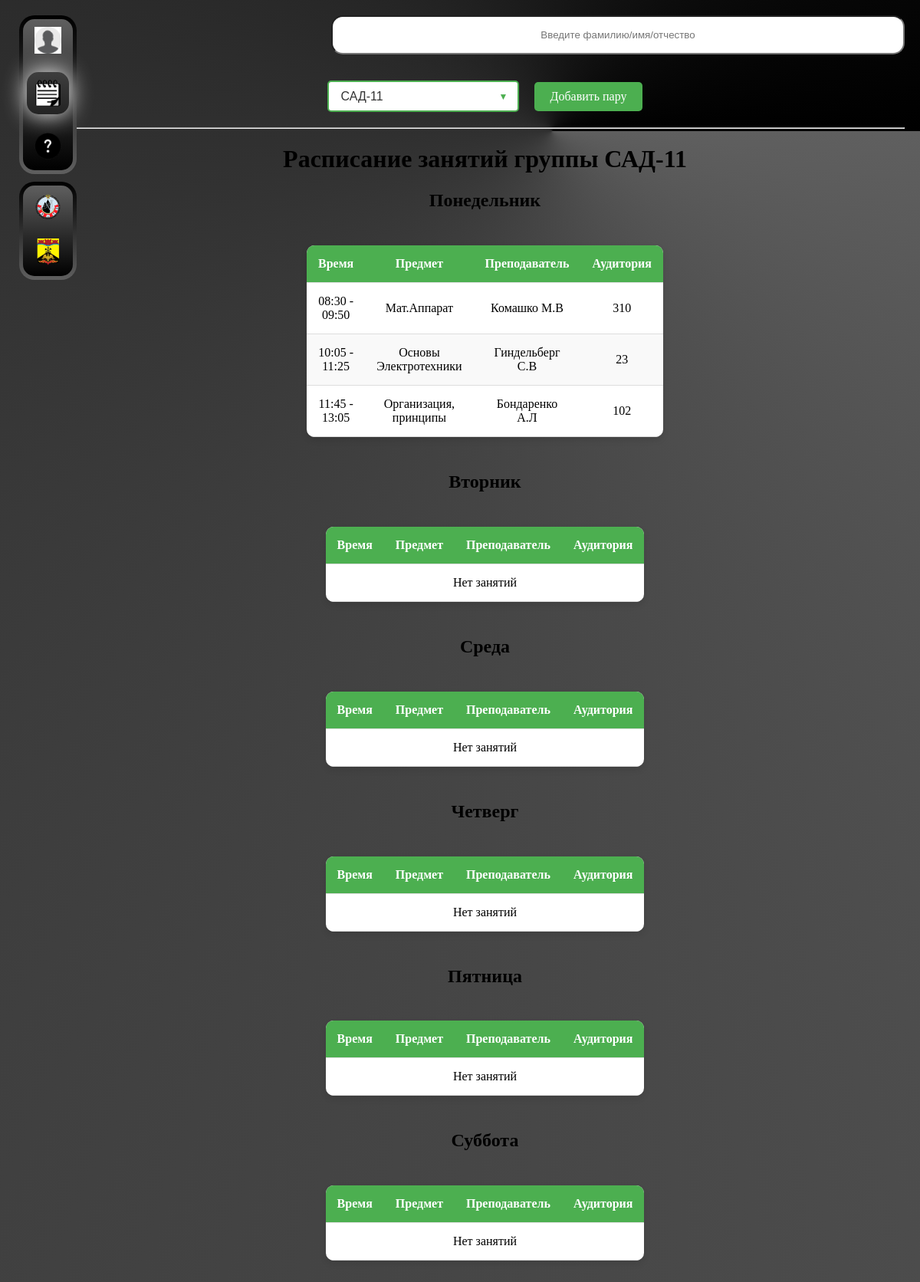
The page /schedule/group/1/ (signed in) on the database its author committed.
### main/models.py (models this page shows, shortened)
class Groups(models.Model):
    name = models.CharField(max_length=255, verbose_name="Название группы", default='')
    course = models.CharField(max_length=2,choices=Course.COURSE, verbose_name="Курс", default='11')
    class Meta:
        verbose_name = "Группа"
        verbose_name_plural = "Группы"

class Schedule(models.Model):
    WEEKDAYS = [
        (1, "Понедельник"),
        (2, "Вторник"),
        (3, "Среда"),
        (4, "Четверг"),
        (5, "Пятница"),
        (6, "Суббота"),
    ]
    group = models.ForeignKey(Groups, on_delete=models.CASCADE,verbose_name='Группа')
    subjects = models.CharField(max_length=255,verbose_name="Предметы", default="Не указано")
    teacher = models.CharField(max_length=100, verbose_name="Преподаватель")
    weekday = models.IntegerField(choices=WEEKDAYS, verbose_name="День недели")
    lesson_time = models.ForeignKey(LessonTime, on_delete=models.CASCADE, verbose_name="Время пары")
    room = models.CharField(max_length=255, verbose_name="Аудитория")
    class Meta:
        verbose_name = "Занятие"
        verbose_name_plural = "Расписание"
        ordering = ["weekday"]
        unique_together = ('group', 'weekday', 'lesson_time')  # Уникальность пары для группы, д

class LessonTime(models.Model):
    lesson_number = models.CharField(max_length=1, verbose_name="Номер пары")
    start_time = models.TimeField(blank=True, null=True, verbose_name="Начало пары")
    end_time = models.TimeField(blank=True, null=True, verbose_name="Конец пары")
    start_time_1 = models.TimeField(blank=True, null=True, verbose_name="Начало первой части")
    end_time_1 = models.TimeField(blank=True, null=True, verbose_name="Конец первой части")
    start_time_2 = models.TimeField(blank=True, null=True, verbose_name="Начало второй части")
    end_time_2 = models.TimeField(blank=True, null=True, verbose_name="Конец второй части")
    def get_formatted_time(self):
        if self.start_time_1 and self.end_time_1 and self.start_time_2 and self.end_time_2:
            return (
                f"{self.start_time_1.strftime('%H:%M')} - {self.end_time_1.strftime('%H:%M')}, "
                f"{self.start_time_2.strftime('%H:%M')} - {self.end_time_2.strftime('%H:%M')}"
            )
        elif self.start_time and self.end_time:
            return f"{self.start_time.strftime('%H:%M')} - {self.end_time.strftime('%H:%M')}"
        else:
            return "Время не указано"
    class Meta:
        ordering = ["lesson_number"]
        verbose_name = "Время пары"
        verbose_name_plural = "Времена пар"

### main/views.py (the view)
# urls.py: path('schedule/', views.schedule, name='schedule'),  # Без group_id
@login_required
def schedule(request, group_id=None):
    groups = Groups.objects.all()
    selected_group = None
    schedule = Schedule.objects.all()
    if group_id:
        selected_group = get_object_or_404(Groups, id=group_id)
        schedule = schedule.filter(group=selected_group)
    schedule_by_day = {}
    for day in Schedule.WEEKDAYS:
        schedule_by_day[day[1]] = schedule.filter(weekday=day[0]).order_by('lesson_time__lesson_number')
    return render(request, 'schedule.html', {
        'groups': groups,
        'selected_group': selected_group,
        'schedule_by_day': schedule_by_day,
    })

### main/templates/schedule.html (shortened to what this page needs)
{% extends "base.html" %}
{% load static %}
{% block content %}
<link rel="stylesheet" href="{% static 'schedule.css' %}">
<div class="group-select-container">
    <div class="group-select">
        <select id="group-select" onchange="location = this.value;">
            {% for group in groups %}
                <option value="{% url 'schedule_group' group.id %}"
                    {% if group.id == selected_group.id %}selected{% endif %}>
                    {{ group.name }}-{{ group.course }}
                </option>
            {% endfor %}
        </select>
    </div>
    <a href="{% url 'add_schedule' %}" class="add-button">Добавить пару</a>
</div>
<hr>
{% if selected_group %}
    <h1>Расписание занятий группы {{ selected_group.name }}-{{ selected_group.course }}</h1>
    {% for day, lessons in schedule_by_day.items %}
        <h2>{{ day }}</h2>
        <div class="table-container">
            <table>
                <thead>
                    <tr>
                        <th>Время</th>
                        <th>Предмет</th>
                        <th>Преподаватель</th>
                        <th>Аудитория</th>
                    </tr>
                </thead>
                <tbody>
                    {% for lesson in lessons %}
                        <tr>
                            <td>{{ lesson.lesson_time.get_formatted_time }}</td>
                            <td>{{ lesson.subjects }}</td>
                            <td>{{ lesson.teacher }}</td>
                            <td>{{ lesson.room }}</td>
                        </tr>
                    {% empty %}
                        <tr>
                            <td colspan="5">Нет занятий</td>
                        </tr>
                    {% endfor %}
                </tbody>
            </table>
        </div>
    {% endfor %}
{% else %}
    <div class="no-group-selected">
        <p>Пожалуйста, выберите группу из списка выше чтобы просмотреть расписание</p>
    </div>
{% endif %}
{% endblock %}

### main/static/base.css (style rules this page uses)
body { display: flex; margin: 0; padding: 0; background: no-repeat; background: fixed; background-image: conic-gradient( from 90deg at 60% 10%, #5f5f5f, #000000 ); font-family: 'Times New Roman', Times, serif; font-size: 16px; }

### main/static/schedule.css (style rules this page uses)
html { height: 100%; width: 100%; }
.group-select-container { display: flex; justify-content: center; align-items: center; gap: 20px; margin: 20px 0; }
h1 { color: black; text-align: center; }
h2 { color: black; text-align: center; }
.group-select select { appearance: none; -webkit-appearance: none; -moz-appearance: none; width: 250px; padding: 10px 15px; font-size: 16px; color: #333; background-color: #fff; border: 2px solid #4CAF50; border-radius: 5px; cursor: pointer; transition: border-color 0.3s ease, box-shadow 0.3s ease; }
.add-button { background-color: #4CAF50; color: white; border: none; padding: 10px 20px; font-size: 16px; border-radius: 5px; cursor: pointer; text-decoration: none; transition: background-color 0.3s ease, transform 0.3s ease; }
.group-select option { padding: 10px; font-size: 14px; color: #333; background-color: #fff; transition: background-color 0.3s ease; }
.group-select option:checked { background-color: #4CAF50; color: white; }
.group-select { position: relative; display: inline-block; }
.group-select::after { content: "▼"; position: absolute; top: 50%; right: 15px; transform: translateY(-50%); pointer-events: none; color: #4CAF50; font-size: 12px; }
table { width: 20%; border-collapse: collapse; margin: 25px 0; box-shadow: 0 4px 8px rgba(0, 0, 0, 0.1); border-radius: 10px; overflow: hidden; background-color: #fff; }
thead tr { background-color: #4CAF50; color: white; text-align: center; }
th, td { padding: 15px; text-align: center; border-bottom: 1px solid #ddd; transition: background-color 0.3s ease; }
tbody tr:nth-child(even) { background-color: #f9f9f9; }
.table-container { display: flex; justify-content: space-around; align-items: center; margin-bottom: 20px; border-radius: 10px; }

### rows shown on the page
Groups: name "САД", course "11"
Schedule: lesson_time.get_formatted_time "08:30 - 09:50", subjects "Мат.Аппарат", teacher "Комашко М.В", room "310"
Schedule: lesson_time.get_formatted_time "10:05 - 11:25", subjects "Основы Электротехники", teacher "Гиндельберг С.В", room "23"
Schedule: lesson_time.get_formatted_time "11:45 - 13:05", subjects "Организация, принципы", teacher "Бондаренко А.Л", room "102"

### other values the page prints
{{ day }} "Понедельник" "Вторник" "Среда" "Четверг" "Пятница" "Суббота"
form field value "САД-11"
